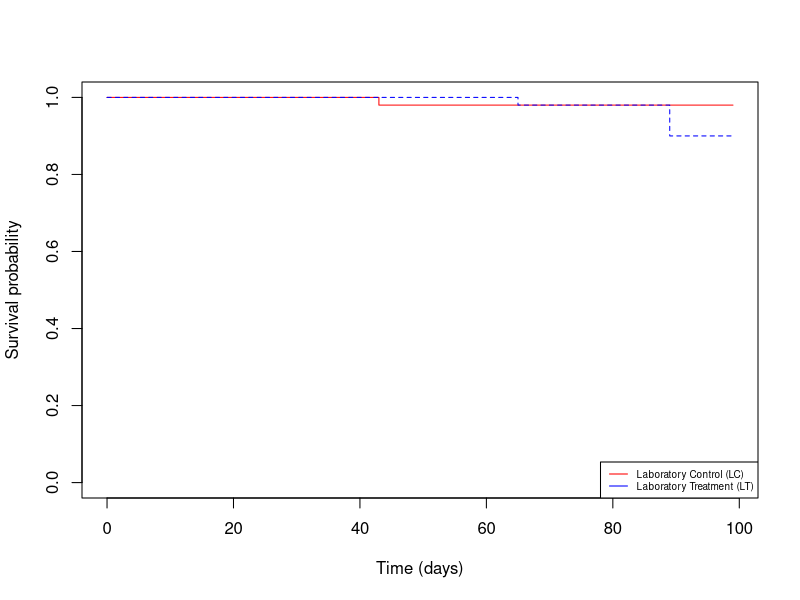
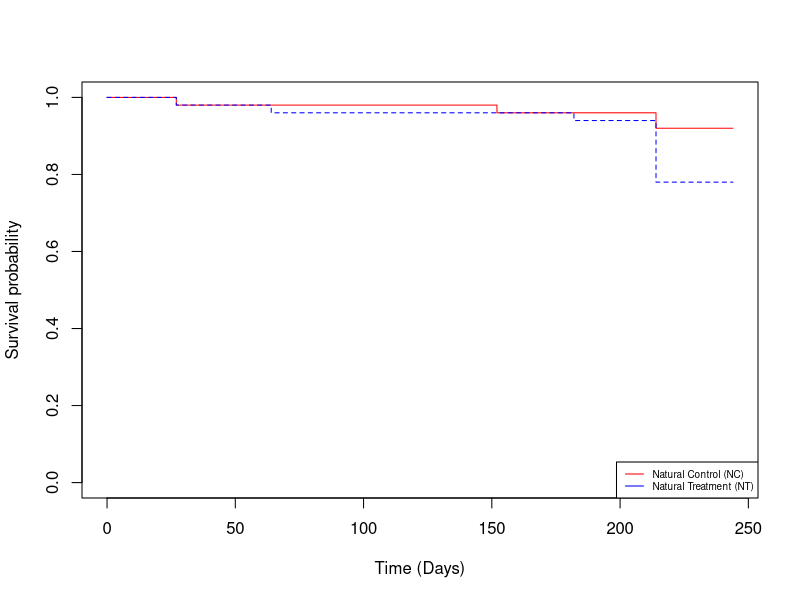

The R source for these figures, in order:
# https://www.statskingdom.com/kaplan-meier.html
library(survival)
colors1=c("red","blue","green","brown")
# between the last sampling and before sexing, assumed deaths occured in the middle of that periods due to missing records.
time = c(43,99,99,99,99,99,99,99,99,99,99,99,99,99,99,99,99,99,99,99,99,99,99,99,99,99,99,99,99,99,99,99,99,99,99,99,99,99,99,99,99,99,99,99,99,99,99,99,99,99,99,99,99,99,99,99,99,99,99,99,99,99,99,99,99,99,99,99,99,99,99,99,99,99,99,99,99,99,99,99,99,99,99,99,99,99,99,99,99,99,99,99,99,99,99,89,89,89,65,89)
status = c(1,0,0,0,0,0,0,0,0,0,0,0,0,0,0,0,0,0,0,0,0,0,0,0,0,0,0,0,0,0,0,0,0,0,0,0,0,0,0,0,0,0,0,0,0,0,0,0,0,0,0,0,0,0,0,0,0,0,0,0,0,0,0,0,0,0,0,0,0,0,0,0,0,0,0,0,0,0,0,0,0,0,0,0,0,0,0,0,0,0,0,0,0,0,0,1,1,1,1,1)
group = c("ctrl","ctrl","ctrl","ctrl","ctrl","ctrl","ctrl","ctrl","ctrl","ctrl","ctrl","ctrl","ctrl","ctrl","ctrl","ctrl","ctrl","ctrl","ctrl","ctrl","ctrl","ctrl","ctrl","ctrl","ctrl","ctrl","ctrl","ctrl","ctrl","ctrl","ctrl","ctrl","ctrl","ctrl","ctrl","ctrl","ctrl","ctrl","ctrl","ctrl","ctrl","ctrl","ctrl","ctrl","ctrl","ctrl","ctrl","ctrl","ctrl","ctrl","trt","trt","trt","trt","trt","trt","trt","trt","trt","trt","trt","trt","trt","trt","trt","trt","trt","trt","trt","trt","trt","trt","trt","trt","trt","trt","trt","trt","trt","trt","trt","trt","trt","trt","trt","trt","trt","trt","trt","trt","trt","trt","trt","trt","trt","trt","trt","trt","trt","trt")
sdata=data.frame(time,status,group)
formula1 <- Surv(time, status == 1) ~ group
test_result <- survdiff(formula = formula1, data = sdata, rho = 0)
test_result
plot(survfit(formula1), lty=c(1:2), col=colors1,xlab = "Time (days)", ylab = "Survival probability")
legend("bottomright", legend=c("Laboratory Control (LC)","Laboratory Treatment (LT)"),col=colors1, lty=1, cex=0.6)
#title="Group 1"
# export PDF 4.2' x 4.2'

# Summer
library(survival)
colors1=c("red","blue","green","brown")
time = c(27,64,182,214,214,214,214,214,214,214,214,244,244,244,244,244,244,244,244,244,244,244,244,244,244,244,244,244,244,244,244,244,244,244,244,244,244,244,244,244,244,244,244,244,244,244,244,244,244,244,27,152,214,214,244,244,244,244,244,244,244,244,244,244,244,244,244,244,244,244,244,244,244,244,244,244,244,244,244,244,244,244,244,244,244,244,244,244,244,244,244,244,244,244,244,244,244,244,244,244)
status = c(1,1,1,1,1,1,1,1,1,1,1,0,0,0,0,0,0,0,0,0,0,0,0,0,0,0,0,0,0,0,0,0,0,0,0,0,0,0,0,0,0,0,0,0,0,0,0,0,0,0,1,1,1,1,0,0,0,0,0,0,0,0,0,0,0,0,0,0,0,0,0,0,0,0,0,0,0,0,0,0,0,0,0,0,0,0,0,0,0,0,0,0,0,0,0,0,0,0,0,0)
group = c("trt","trt","trt","trt","trt","trt","trt","trt","trt","trt","trt","trt","trt","trt","trt","trt","trt","trt","trt","trt","trt","trt","trt","trt","trt","trt","trt","trt","trt","trt","trt","trt","trt","trt","trt","trt","trt","trt","trt","trt","trt","trt","trt","trt","trt","trt","trt","trt","trt","trt","ctrl","ctrl","ctrl","ctrl","ctrl","ctrl","ctrl","ctrl","ctrl","ctrl","ctrl","ctrl","ctrl","ctrl","ctrl","ctrl","ctrl","ctrl","ctrl","ctrl","ctrl","ctrl","ctrl","ctrl","ctrl","ctrl","ctrl","ctrl","ctrl","ctrl","ctrl","ctrl","ctrl","ctrl","ctrl","ctrl","ctrl","ctrl","ctrl","ctrl","ctrl","ctrl","ctrl","ctrl","ctrl","ctrl","ctrl","ctrl","ctrl","ctrl")
sdata=data.frame(time,status,group)
formula1 <- Surv(time, status == 1) ~ group
test_result <- survdiff(formula = formula1, data = sdata, rho = 0)
test_result
plot(survfit(formula1), lty=c(1:2), col=colors1,xlab = "Time (Days)", ylab = "Survival probability")
legend("bottomright",legend=c("Natural Control (NC)","Natural Treatment (NT)"),col=colors1, lty=1, cex=0.6)
